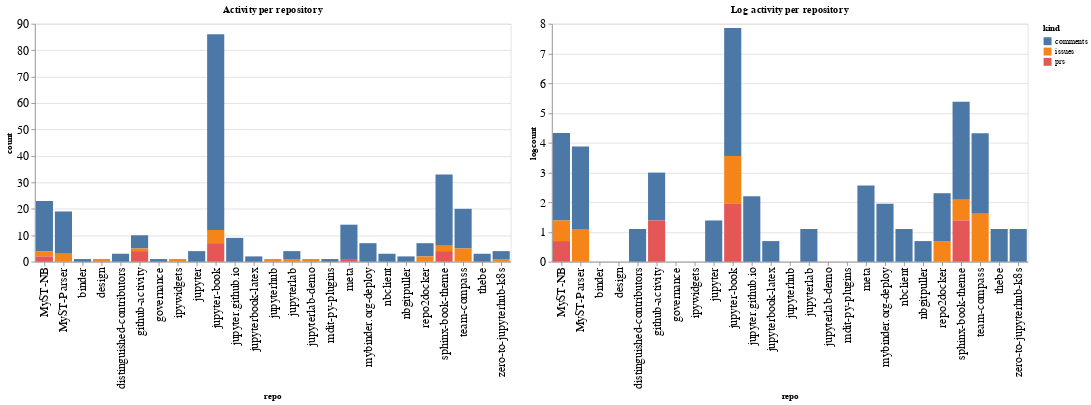

The notebook cell this image was saved under:
### Code cell
ch1 = alt.Chart(repo_summaries, width=600, title="Activity per repository").mark_bar().encode(
    x='repo',
    y='count',
    color='kind',
    tooltip="kind"
)

ch2 = alt.Chart(repo_summaries, width=600, title="Log activity per repository").mark_bar().encode(
    x='repo',
    y='logcount',
    color='kind',
    tooltip="kind"
)

ch1 | ch2

### Figure 1 — Vega-Lite specification as saved in the notebook (floating-point values rounded to 4 significant figures)
{"config": {"axisLeft": {"labelFontSize": 15}, "axisBottom": {"labelFontSize": 15}}, "hconcat": [{"mark": "bar", "encoding": {"color": {"type": "nominal", "field": "kind"}, "tooltip": {"type": "nominal", "field": "kind"}, "x": {"type": "nominal", "field": "repo"}, "y": {"type": "quantitative", "field": "count"}}, "title": "Activity per repository", "width": 600}, {"mark": "bar", "encoding": {"color": {"type": "nominal", "field": "kind"}, "tooltip": {"type": "nominal", "field": "kind"}, "x": {"type": "nominal", "field": "repo"}, "y": {"type": "quantitative", "field": "logcount"}}, "title": "Log activity per repository", "width": 600}], "data": {"name": "data-28869056d08fb77ffd46f4f4d44d7970"}, "$schema": "https://vega.github.io/schema/vega-lite/v4.8.1.json", "datasets": {"data-28869056d08fb77ffd46f4f4d44d7970": [{"repo": "MyST-NB", "kind": "comments", "count": 19, "logcount": 2.944}, {"repo": "MyST-NB", "kind": "issues", "count": 2, "logcount": 0.6931}, {"repo": "MyST-NB", "kind": "prs", "count": 2, "logcount": 0.6931}, {"repo": "MyST-Parser", "kind": "comments", "count": 16, "logcount": 2.773}, {"repo": "MyST-Parser", "kind": "issues", "count": 3, "logcount": 1.099}, {"repo": "binder", "kind": "comments", "count": 1, "logcount": 0.0}, {"repo": "design", "kind": "issues", "count": 1, "logcount": 0.0}, {"repo": "distinguished-contributors", "kind": "comments", "count": 3, "logcount": 1.099}, {"repo": "github-activity", "kind": "comments", "count": 5, "logcount": 1.609}, {"repo": "github-activity", "kind": "issues", "count": 1, "logcount": 0.0}, {"repo": "github-activity", "kind": "prs", "count": 4, "logcount": 1.386}, {"repo": "governance", "kind": "comments", "count": 1, "logcount": 0.0}, {"repo": "ipywidgets", "kind": "issues", "count": 1, "logcount": 0.0}, {"repo": "jupyter", "kind": "comments", "count": 4, "logcount": 1.386}, {"repo": "jupyter-book", "kind": "comments", "count": 74, "logcount": 4.304}, {"repo": "jupyter-book", "kind": "issues", "count": 5, "logcount": 1.609}, {"repo": "jupyter-book", "kind": "prs", "count": 7, "logcount": 1.946}, {"repo": "jupyter.github.io", "kind": "comments", "count": 9, "logcount": 2.197}, {"repo": "jupyterbook-latex", "kind": "comments", "count": 2, "logcount": 0.6931}, {"repo": "jupyterhub", "kind": "issues", "count": 1, "logcount": 0.0}, {"repo": "jupyterlab", "kind": "comments", "count": 3, "logcount": 1.099}, {"repo": "jupyterlab", "kind": "issues", "count": 1, "logcount": 0.0}, {"repo": "jupyterlab-demo", "kind": "issues", "count": 1, "logcount": 0.0}, {"repo": "mdit-py-plugins", "kind": "comments", "count": 1, "logcount": 0.0}, {"repo": "meta", "kind": "comments", "count": 13, "logcount": 2.565}, {"repo": "meta", "kind": "prs", "count": 1, "logcount": 0.0}, {"repo": "mybinder.org-deploy", "kind": "comments", "count": 7, "logcount": 1.946}, {"repo": "nbclient", "kind": "comments", "count": 3, "logcount": 1.099}, {"repo": "nbgitpuller", "kind": "comments", "count": 2, "logcount": 0.6931}, {"repo": "repo2docker", "kind": "comments", "count": 5, "logcount": 1.609}, {"repo": "repo2docker", "kind": "issues", "count": 2, "logcount": 0.6931}, {"repo": "sphinx-book-theme", "kind": "comments", "count": 27, "logcount": 3.296}, {"repo": "sphinx-book-theme", "kind": "issues", "count": 2, "logcount": 0.6931}, {"repo": "sphinx-book-theme", "kind": "prs", "count": 4, "logcount": 1.386}, {"repo": "team-compass", "kind": "comments", "count": 15, "logcount": 2.708}, {"repo": "team-compass", "kind": "issues", "count": 5, "logcount": 1.609}, {"repo": "thebe", "kind": "comments", "count": 3, "logcount": 1.099}, {"repo": "zero-to-jupyterhub-k8s", "kind": "comments", "count": 3, "logcount": 1.099}, {"repo": "zero-to-jupyterhub-k8s", "kind": "issues", "count": 1, "logcount": 0.0}]}}
